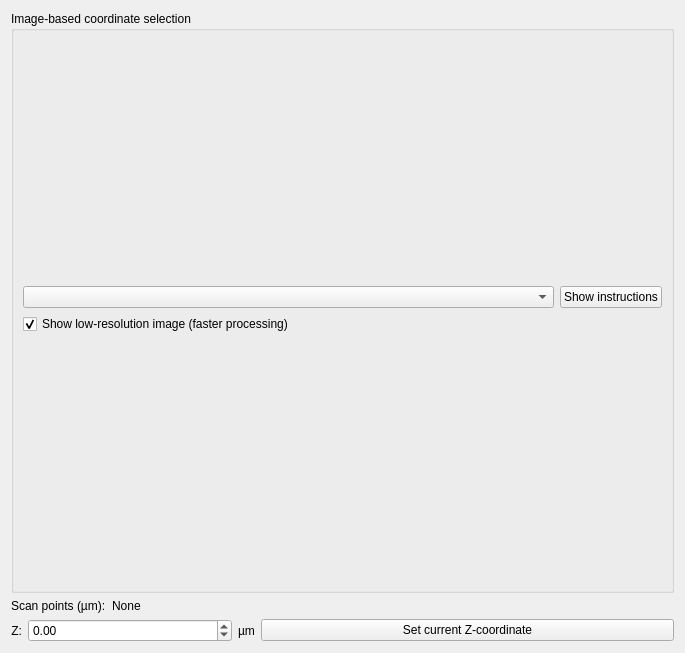
<?xml version="1.0" encoding="UTF-8"?>
<ui version="4.0">
 <class>Point_Image</class>
 <widget class="QWidget" name="Point_Image">
  <property name="geometry">
   <rect>
    <x>0</x>
    <y>0</y>
    <width>685</width>
    <height>653</height>
   </rect>
  </property>
  <property name="windowTitle">
   <string>Form</string>
  </property>
  <layout class="QVBoxLayout" name="verticalLayout_2">
   <item>
    <layout class="QVBoxLayout" name="main_layout">
     <item>
      <widget class="QGroupBox" name="groupBox">
       <property name="title">
        <string>Image-based coordinate selection</string>
       </property>
       <layout class="QVBoxLayout" name="verticalLayout_3">
        <item>
         <layout class="QGridLayout" name="gridLayout">
          <item row="0" column="0" colspan="2">
           <layout class="QVBoxLayout" name="lyt_canvas"/>
          </item>
          <item row="1" column="0">
           <widget class="QComboBox" name="combo_image">
            <property name="sizePolicy">
             <sizepolicy hsizetype="Expanding" vsizetype="Fixed">
              <horstretch>0</horstretch>
              <verstretch>0</verstretch>
             </sizepolicy>
            </property>
           </widget>
          </item>
          <item row="2" column="0" colspan="2">
           <widget class="QCheckBox" name="chk_lres">
            <property name="text">
             <string>Show low-resolution image (faster processing)</string>
            </property>
            <property name="checked">
             <bool>true</bool>
            </property>
           </widget>
          </item>
          <item row="1" column="1">
           <widget class="QPushButton" name="btn_instruction">
            <property name="text">
             <string>Show instructions</string>
            </property>
           </widget>
          </item>
         </layout>
        </item>
       </layout>
      </widget>
     </item>
     <item>
      <layout class="QGridLayout" name="gridLayout_2">
       <item row="3" column="1">
        <widget class="QDoubleSpinBox" name="spin_z">
         <property name="minimum">
          <double>-1000000.000000000000000</double>
         </property>
         <property name="maximum">
          <double>1000000.000000000000000</double>
         </property>
        </widget>
       </item>
       <item row="3" column="0">
        <widget class="QLabel" name="label_5">
         <property name="sizePolicy">
          <sizepolicy hsizetype="Fixed" vsizetype="Preferred">
           <horstretch>0</horstretch>
           <verstretch>0</verstretch>
          </sizepolicy>
         </property>
         <property name="text">
          <string>Z:</string>
         </property>
         <property name="alignment">
          <set>Qt::AlignmentFlag::AlignRight|Qt::AlignmentFlag::AlignTrailing|Qt::AlignmentFlag::AlignVCenter</set>
         </property>
        </widget>
       </item>
       <item row="3" column="2">
        <widget class="QLabel" name="label_7">
         <property name="sizePolicy">
          <sizepolicy hsizetype="Fixed" vsizetype="Preferred">
           <horstretch>0</horstretch>
           <verstretch>0</verstretch>
          </sizepolicy>
         </property>
         <property name="text">
          <string>µm</string>
         </property>
        </widget>
       </item>
       <item row="3" column="3" colspan="2">
        <widget class="QPushButton" name="btn_storeZ">
         <property name="text">
          <string>Set current Z-coordinate</string>
         </property>
        </widget>
       </item>
       <item row="2" column="0" colspan="5">
        <layout class="QHBoxLayout" name="horizontalLayout">
         <item>
          <widget class="QLabel" name="label_4">
           <property name="sizePolicy">
            <sizepolicy hsizetype="Fixed" vsizetype="Preferred">
             <horstretch>0</horstretch>
             <verstretch>0</verstretch>
            </sizepolicy>
           </property>
           <property name="text">
            <string>Scan points (µm):</string>
           </property>
          </widget>
         </item>
         <item>
          <widget class="QLabel" name="lbl_scanEdges">
           <property name="sizePolicy">
            <sizepolicy hsizetype="Preferred" vsizetype="Fixed">
             <horstretch>0</horstretch>
             <verstretch>0</verstretch>
            </sizepolicy>
           </property>
           <property name="text">
            <string>None</string>
           </property>
          </widget>
         </item>
        </layout>
       </item>
      </layout>
     </item>
    </layout>
   </item>
  </layout>
 </widget>
 <tabstops>
  <tabstop>combo_image</tabstop>
  <tabstop>btn_instruction</tabstop>
  <tabstop>chk_lres</tabstop>
  <tabstop>spin_z</tabstop>
  <tabstop>btn_storeZ</tabstop>
 </tabstops>
 <resources/>
 <connections/>
</ui>
